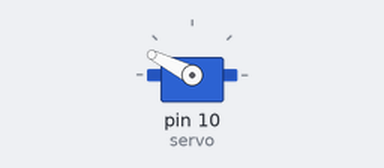
The program below on a simulated Raspberry Pi (header pin numbers). Shown: servo. Files the program writes start out absent; servo angles are drawn from the pulse width (0.5 ms = 0°, 2.5 ms = 180°); the clock reads 2024-03-15 10:24:30 at power-on unless the program sets it.

Above: at 0.05 s.
Timing chart, 0 to 4.6 s (numbered marks = the images above):
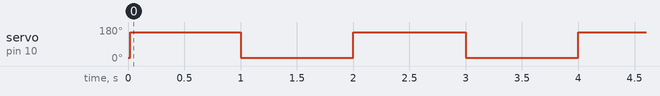

Measured:
- by itself, servo on pin 10 (servo): alternates 153° for 1.0 s and 18° for 1.0 s

The program:

ejemplo2.py
```python
# Ejemplo 1. Mover un Servomotor conectado al puerto 10

import RPi.GPIO as GPIO    #Importamos la libreria RPi.GPIO
import time                #Importamos time para poder usar time.sleep
import math		   #Importamos un paquete de matemáticas

import logging
logging.basicConfig(level=logging.DEBUG, filename="/home/pi/Documents/Taller.20180620/logfile", filemode="a+",format="NOMBRE - %(message)s")
logging.info("hello")

#######################
servo=10
######################

GPIO.setmode(GPIO.BOARD)      #Ponemos la Raspberry en modo BOARD (esto solo influye en cómo se llaman los pines)
GPIO.setup(servo,GPIO.OUT)    #Ponemos el pin del servo como salida
p = GPIO.PWM(servo,50)        #Ponemos el pin del servo en modo PWM y enviamos 50 pulsos por segundo

# la posición inicial y final del servomotor esta definida por los siguientes valores
# si se pone fuera de ese rango, el servo cruje
inicial=3.5
final=11

# Se arranca el servo
p.start(inicial)

# En este bloque se define el comportamiento del servomotor
#################################################################

# En esta lista se puede poner cualquier valor
posiciones=[1,-1]
# Aquí se define el tiempo en segundos que tardará el programa en recorrer la lista
ciclo=2

#posiciones=[i for i in range(100)]
#posiciones=[i for i in range(100)]+[100-i for i in range(100)]
#posiciones=[math.cos(i/100*2*math.pi) for i in range(100)]
#################################################################

# estas lineas son para asegurarme de que no os salís del rango (NO TOCAL)
maximo=max(posiciones)
minimo=min(posiciones)
posiciones=[(float(i)-minimo)/(maximo-minimo)*(final-inicial)+inicial for i in posiciones]

# Aquí está la acción del programa
try:
	while True:      #iniciamos un loop infinito
		for i in posiciones:
			p.ChangeDutyCycle(i)
			time.sleep(ciclo/len(posiciones))

			# Para indicar en el log lo que estamos haciendo
			s = "SERVO "+str(servo)+" posición: "+ str(math.floor(i*10)/10)
			logging.info(s)

except KeyboardInterrupt:             # Si el usuario pulsa CONTROL+C entonces...
        p.stop()                      # Detenemos el servo
        GPIO.cleanup()                # Limpiamos los pines GPIO de la Raspberry y cerramos el script
```
